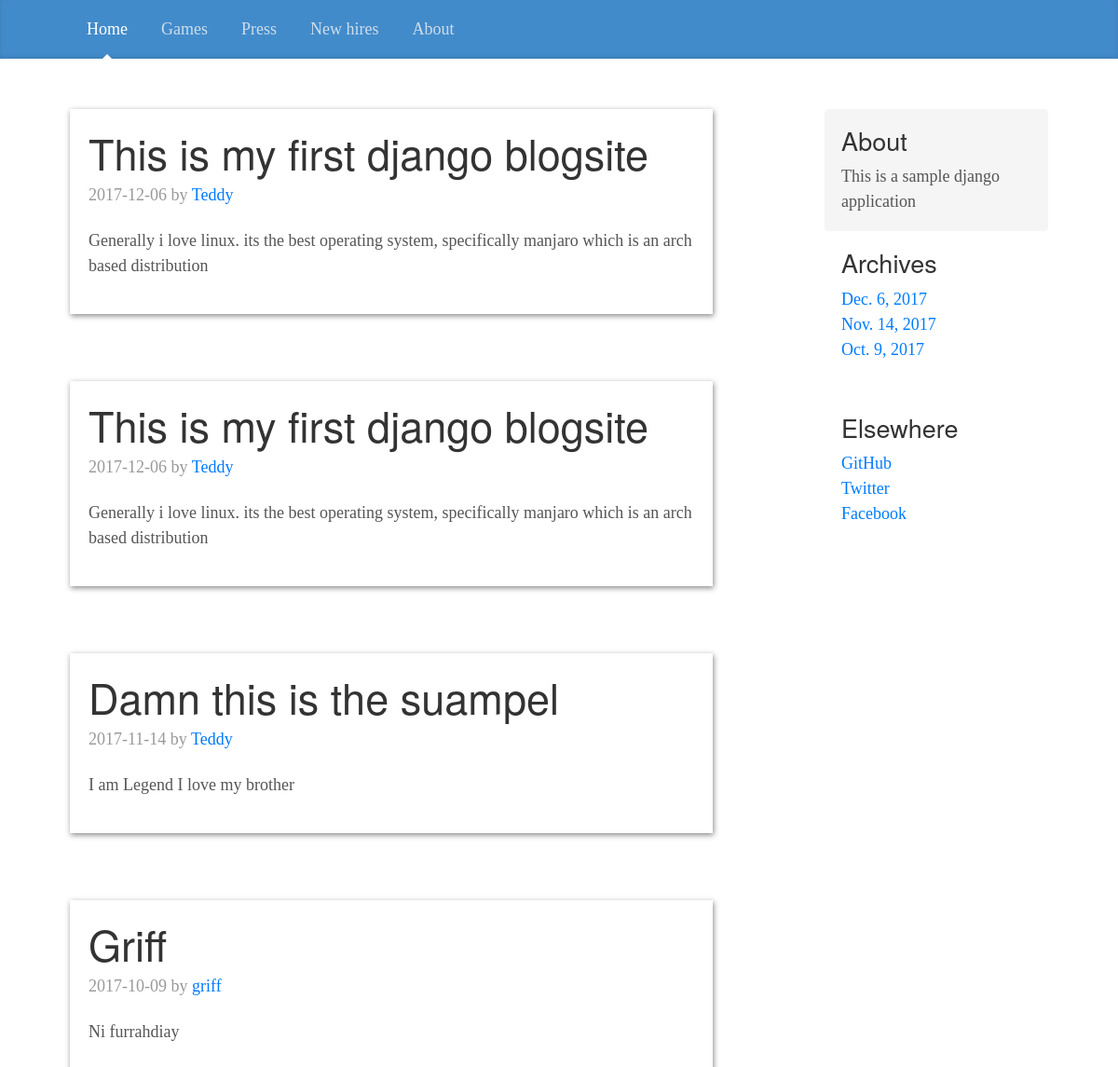
The page / on the database its author committed.
### home/models.py (models this page shows, shortened)
class Post(models.Model):
    post_title = models.CharField(max_length=130)
    date = models.DateField()
    author = models.ForeignKey(Authors, on_delete=models.CASCADE)
    image = models.BinaryField(blank=True)
    content = models.TextField()

class Authors(models.Model):
    author_name = models.CharField(max_length=50)
    author_email = models.CharField(max_length=30)
    def __str__(self):
        return self.author_name

### home/views.py (the view)
# urls.py: urlpatterns = [path('',BlogPost.as_view()),
class BlogPost(ListView):
    template_name = 'home/home.html'
    queryset=Post.objects.all().order_by("-date")[:25]

### home/templates/home/home.html
{% extends "home/base.html" %}
{% block content %}
<main role="main" class="container">
    <div class="row">
        <div class="col-sm-8 blog-main">
        {% for post in object_list %}
            <div class="blog-post">
                <h2 class="blog-post-title">{{post.post_title}}</h2>
                <p class="blog-post-meta">{{ post.date|date:"Y-m-d" }} by  <a href="{{post.author.id}}">{{post.author}}</a></p>
                <p>{{post.content}}</p>
            </div>
        {% endfor %}
        </div>
        <aside class="col-sm-3 ml-sm-auto blog-sidebar">
            <div class="sidebar-module sidebar-module-inset">
            <h4>About</h4>
            <p>This is a sample django application</p>
            </div>
            <div class="sidebar-module">
            <h4>Archives</h4>
            <ol class="list-unstyled">
                {% for post in object_list%}
                {% ifchanged %}<li><a href="{{post.date|date:"Y-m-d"}}">{{post.date}}</a></li>{% endifchanged %}
                {% endfor%}
            </ol>
            </div>
            <div class="sidebar-module">
            <h4>Elsewhere</h4>
            <ol class="list-unstyled">
                <li><a href="#">GitHub</a></li>
                <li><a href="#">Twitter</a></li>
                <li><a href="#">Facebook</a></li>
            </ol>
            </div>
        </aside>
    </div>
</main>
{% endblock%}

### home/templates/home/base.html (shortened to what this page needs)
<!DOCTYPE html>
<html>
    <head>
        {% load static%}
        <link rel="stylesheet" href="{% static "css/bootstrap.min.css" %}">
        <link rel="stylesheet" href="{% static "custom/custom.css"%}">
    </head>
    <body>
        <header>
            <div class="blog-masthead">
                <div class="container">
                  <nav class="nav">
                    <a {% if request.path == "/"%}class="nav-link active"{%else%}class="nav-link"{%endif%} href="/">Home</a>
                    <a {% if request.path == "#"%}class="nav-link active"{%else%}class="nav-link"{%endif%} href="#">Games</a>
                    <a {% if request.path == "#"%}class="nav-link active"{%else%}class="nav-link"{%endif%} href="#">Press</a>
                    <a {% if request.path == "#"%}class="nav-link active"{%else%}class="nav-link"{%endif%} href="#">New hires</a>
                    <a {% if request.path == "/about/"%}class="nav-link active"{%else%}class="nav-link"{%endif%} href="about/">About</a>
                  </nav>
                </div>
              </div>
        </header>
        {% block content %}
        {%endblock%}
    </body>
</html>

### home/static/custom/custom.css (style rules this page uses)
@media (min-width: 48em) { html { font-size: 18px; } }
body { font-family: Georgia, "Times New Roman", Times, serif; color: #555; }
h1, .h1, h2, .h2, h3, .h3, h4, .h4, h5, .h5, h6, .h6 { font-family: "Helvetica Neue", Helvetica, Arial, sans-serif; font-weight: 400; color: #333; }
.container { max-width: 60rem; }
.blog-masthead { margin-bottom: 3rem; background-color: #428bca; box-shadow: inset 0 -.1rem .25rem rgba(0,0,0,.1); }
.nav-link { position: relative; padding: 1rem; font-weight: 500; color: #cdddeb; }
.nav-link.active { color: #fff; }
.nav-link.active::after { position: absolute; bottom: 0; left: 50%; width: 0; height: 0; margin-left: -.3rem; vertical-align: middle; content: ""; border-right: .3rem solid transparent; border-bottom: .3rem solid; border-left: .3rem solid transparent; }
.sidebar-module { padding: 1rem; }
.sidebar-module-inset { padding: 1rem; background-color: #f5f5f5; border-radius: .25rem; }
.sidebar-module-inset p:last-child, .sidebar-module-inset ul:last-child, .sidebar-module-inset ol:last-child { margin-bottom: 0; }
.blog-post { margin-bottom: 4rem; box-shadow: 1px 2px 6px #888888; padding: 20px; }
.blog-post-title { margin-bottom: .25rem; font-size: 2.5rem; }
.blog-post-meta { margin-bottom: 1.25rem; color: #999; }

### rows shown on the page
Post: post_title "This is my first django blogsite", date "2017-12-06", author "Teddy", content "Generally i love linux. its the best operating system, specifically manjaro which is an arch based distribution", date "Dec. 6, 2017"
Post: post_title "This is my first django blogsite", date "2017-12-06", author "Teddy", content "Generally i love linux. its the best operating system, specifically manjaro which is an arch based distribution"
Post: post_title "Damn this is the suampel", date "2017-11-14", author "Teddy", content "I am Legend I love my brother", date "Nov. 14, 2017"
Post: post_title "Griff", date "2017-10-09", author "griff", content "Ni furrahdiay", date "Oct. 9, 2017"
